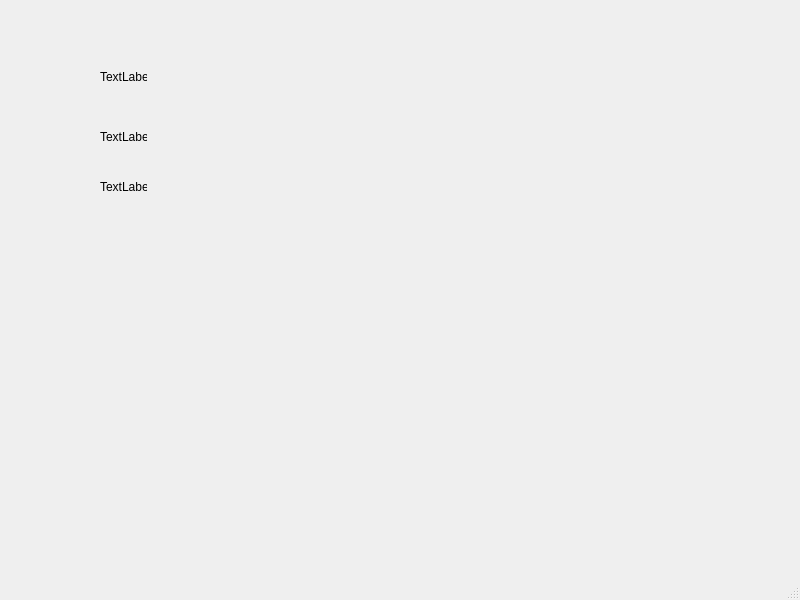
<?xml version="1.0" encoding="UTF-8"?>
<ui version="4.0">
 <class>MainWindow1</class>
 <widget class="QMainWindow" name="MainWindow1">
  <property name="geometry">
   <rect>
    <x>0</x>
    <y>0</y>
    <width>800</width>
    <height>600</height>
   </rect>
  </property>
  <property name="windowTitle">
   <string>MainWindow</string>
  </property>
  <widget class="QWidget" name="centralwidget">
   <widget class="QLabel" name="label">
    <property name="geometry">
     <rect>
      <x>100</x>
      <y>70</y>
      <width>47</width>
      <height>13</height>
     </rect>
    </property>
    <property name="text">
     <string>TextLabel</string>
    </property>
   </widget>
   <widget class="QLabel" name="label_2">
    <property name="geometry">
     <rect>
      <x>100</x>
      <y>130</y>
      <width>47</width>
      <height>13</height>
     </rect>
    </property>
    <property name="text">
     <string>TextLabel</string>
    </property>
   </widget>
   <widget class="QLabel" name="label_3">
    <property name="geometry">
     <rect>
      <x>100</x>
      <y>180</y>
      <width>47</width>
      <height>13</height>
     </rect>
    </property>
    <property name="text">
     <string>TextLabel</string>
    </property>
   </widget>
  </widget>
  <widget class="QMenuBar" name="menubar">
   <property name="geometry">
    <rect>
     <x>0</x>
     <y>0</y>
     <width>800</width>
     <height>21</height>
    </rect>
   </property>
  </widget>
  <widget class="QStatusBar" name="statusbar"/>
 </widget>
 <resources/>
 <connections/>
</ui>
